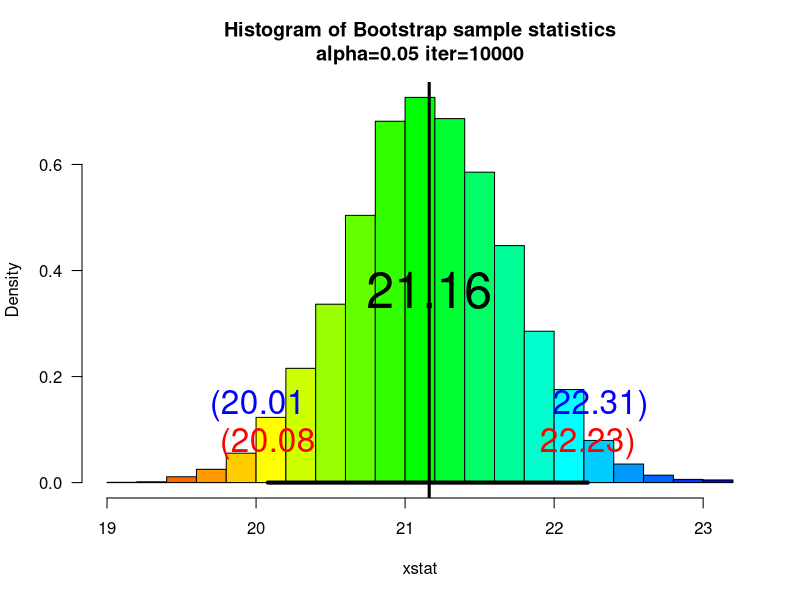

Write the R code that produced this figure.
## ---- chunk 1
  set.seed(1)
  bird <- read.csv("NZBIRDS.csv")
  species <- bird[sample(1:nrow(bird), 35), ]
## ---- chunk 2
  mean <- mean(species$Body.Mass)
  mean
  sd <- sd(species$Body.Mass)
  sd
  t.test(bird$Body.Mass, mu = mean)
## ---- chunk 3
  mean <- mean(species$Egg.Length)
  mean
  sd <- sd(species$Egg.Length)
  sd
  t.test(bird$Egg.Length, mu = mean)
## ---- chunk 4
  21/38 
  7/78
  qnorm(0.975)
  qnorm(0.975)*sqrt(0.0075)
## ---- chunk 5
  qnorm(0.95)
## ---- chunk 6
  qf(0.95, 99, 46)
  qf(0.95, 46, 99)
## ---- chunk 7
  lake <- read.csv("WISCLAKES.csv")
  mean(lake$DOC)
  sd(lake$DOC)
  qt(1-0.10/2, 25-1)
## ---- chunk 8
  pt(-1.32,24)
  1-pt(2.1,24)
## ---- chunk 9
  orch <- read.csv("ORCHARD.csv")
  library(dplyr)
  dfog <- with(orch, orch[CONDITION == "FOG",])
  dfclcloud <- with(orch, orch[CONDITION == "CLEAR" | CONDITION == "CLOUD",])
  dfog
  dfclcloud
  F_RATIO <- subset(orch,CONDITION == "FOG", RATIO)
  CC_RATIO <- subset(orch,CONDITION == "CLOUD" | CONDITION == "CLEAR", RATIO)
  orch <- mutate(orch, Cond = recode(CONDITION, CLOUD = "CLCL", CLEAR = "CLCL"))
  orch
  
  sd(na.omit(F_RATIO)$RATIO)
  sd(CC_RATIO$RATIO)
## ---- chunk 10
  mean(na.omit(F_RATIO)$RATIO)
  mean(CC_RATIO$RATIO)
## ---- chunk 11
  gas <- read.csv("GASTURBINE.csv")
  head(gas)
  trad <- filter(gas, ENGINE == "Traditional")
  aero <- filter(gas, ENGINE == "Aeroderiv")
  var.test(trad$HEATRATE, aero$HEATRATE)
  
  qf(c(0.05/2, 1-0.05/2), 6, 38)
  2652^2/1279^2
## ---- chunk 12
  adv <- filter(gas, ENGINE == "Advanced")
  var.test(adv$HEATRATE, aero$HEATRATE)
## ---- chunk 13
  gobi <- read.csv("GOBIANTS.csv")
  head(gobi)
  dry <- filter(gobi, Region == "Dry Steppe")
  desert <- filter(gobi, Region == "Gobi Desert")
  length(dry)
  length(desert)
  sd1 = sd(dry$AntSpecies)
  sd1
  sd2 = sd(desert$AntSpecies)
  sd2
## ---- chunk 14
  qf(c(0.05/2,1-0.05/2),6,6)
## ---- chunk 15
  var.test(dry$AntSpecies, desert$AntSpecies)
## ---- chunk 16
  thru <- read.csv("THRUPUT.csv")
  human <- thru$HUMAN
  auto <- thru$AUTO
  (mean(human)-mean(auto))/((sd(human-auto))/sqrt(length(human)))
  qt(c(0.05/2,1-0.05/2), 7)
## ---- chunk 17
set.seed(35); sam<-round(rnorm(30,mean=20,sd=3),3)

myboot<-function(iter=10000,x,fun="mean",alpha=0.05,...){  #Notice where the ... is repeated in the code
n=length(x)   #sample size

y=sample(x,n*iter,replace=TRUE)
rs.mat=matrix(y,nr=n,nc=iter,byrow=TRUE)
xstat=apply(rs.mat,2,fun) # xstat is a vector and will have iter values in it 
ci=quantile(xstat,c(alpha/2,1-alpha/2))# Nice way to form a confidence interval
# A histogram follows
# The object para will contain the parameters used to make the histogram
para=hist(xstat,freq=FALSE,las=1,
main=paste("Histogram of Bootstrap sample statistics","\n","alpha=",alpha," iter=",iter,sep=""),col = rainbow(n),...)

# t-statistic for mean difference from 0
t_stat <- qt(1-alpha/2, df=n-1)

cit <- c(mean(x) - t_stat * (sd(x) / sqrt(n)), mean(x) + t_stat * (sd(x) / sqrt(n)))

#mat will be a matrix that contains the data, this is done so that I can use apply()
mat=matrix(x,nr=length(x),nc=1,byrow=TRUE)

# Theoretical confidence interval (blue line)
height1 <- max(para$density) * 0.2
text(cit[1], height1, paste("(", round(cit[1], 2), sep = ""), col = "blue", cex = 2)
text(cit[2], height1, paste(round(cit[2], 2), ")", sep = ""), col = "blue", cex = 2)

#pte is the point estimate
#This uses whatever fun is
pte=apply(mat,2,fun)
height2 <- max(para$density) * 0.1
abline(v=pte,lwd=3,col="Black")# Vertical line
segments(ci[1],0,ci[2],0,lwd=4)      #Make the segment for the ci
text(ci[1],height2,paste("(",round(ci[1],2),sep=""),col="Red",cex=2)
text(ci[2],height2,paste(round(ci[2],2),")",sep=""),col="Red",cex=2)

# plot the point estimate 1/2 way up the density
text(pte,max(para$density)/2,round(pte,2),cex=3)

return(list(fun=fun,x=x,t=t_stat,ci = ci,cit = cit))# Some output to use if necessary
}

myboot(x=sam)
